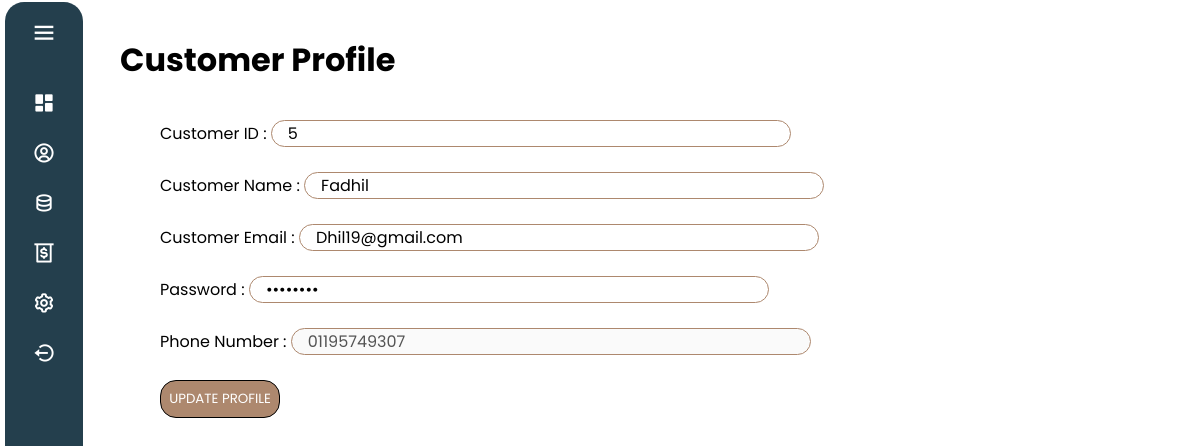
/PHP/GU_UpdateUserProfile.php (signed in), run on the app's committed database.
### tables this page shows
CREATE TABLE `Customer`(
    `Cust_ID` INT AUTO_INCREMENT,
    `Cust_Name` VARCHAR(100),
    `Cust_Password` VARCHAR(10),
    `Cust_Email` VARCHAR(50),
    `Cust_PhoneNum` VARCHAR(12),
    `Cust_Address` VARCHAR(100),
    `Cust_Poscode` VARCHAR(6),
    `Cust_State` VARCHAR(50),
    PRIMARY KEY (`Cust_ID`)
);

### PHP/GU_UpdateUserProfile.php (the view, shortened to what this page needs)
<?php
    include_once 'C:\xampp\htdocs\Foody\Database\db.php';
?>
<!DOCTYPE html>
<html lang="en">
<head>
    <link rel="stylesheet" href="CSS/updateCustProfile.css"/>
</head>
<body>
    <?php include "./GU_Navigationbar.php" ?>
    <h1>Customer Profile</h1>
    <form action="" method="post">
        <?php
            $query = "SELECT * FROM customer WHERE Cust_ID = '{$_SESSION["Cust_login"]}' ";
            $result = mysqli_query($con, $query);
            if(mysqli_num_rows($result) > 0){
                while($row = mysqli_fetch_assoc($result)){
        ?>
        <div class="updateProfile">
                <div class="inputBox">
                    <span class="details">Customer ID :</span>
                    <input type="tezt" id="Cust_ID" name="Cust_ID" value="<?php echo $row['Cust_ID'] ?>" ><br><br>
                </div>
                <div class="inputBox">
                    <span class="details">Customer Name :</span>
                    <input type="text" id="Cust_Name" name="Cust_Name" value="<?php echo $row['Cust_Name'] ?>" ><br><br>
                </div>
                <div class="inputBox">
                    <span class="details">Customer Email :</span>
                    <input type="email" id="Cust_Email" name="Cust_Email" value="<?php echo $row['Cust_Email'] ?>"><br><br>
                </div>
                <div class="inputBox">
                    <span class="details">Password :</span>
                    <input type="password" id="Cust_Password" name="Cust_Password" value="<?php echo $row['Cust_Password'] ?>"><br><br>
                </div>
                <div class="inputBox">
                    <span class="details">Phone Number :</span>
                    <input type="text" id="Cust_PhoneNum" name="Cust_PhoneNum" value="<?php echo $row['Cust_PhoneNum'] ?>" disabled required><br><br>
                </div>
        </div>
        <?php
                }
            }
        ?>
        <button type="submit" class="btn" name="Update">Update Profile</button>
    </form>
</body>
</html>

### PHP/CSS/updateCustProfile.css (style rules this page uses)
* { margin: 0; padding: 0; }
h1 { margin-left: 10%; margin-top: 3%; }
form { margin-top: 3%; }
form .updateProfile .inputBox { padding-left: 10rem; }
.updateProfile .inputBox .details { margin-bottom: 5px; }
.updateProfile .inputBox input { padding-left: 1rem; font-size: 16px; width: 50%; padding-left: 1rem; border: 1.5px solid #AD886E; border-radius: 1rem; }
button { margin-left:10rem; padding: 0.5rem; }
button { height: 100%; width: 10%; border: 1px solid black; border-radius: 1rem; color: white; background: #AD886E; text-transform: uppercase; }

### PHP/CSS/NavigationBar.css (style rules this page uses)
* { margin:0; padding:0; box-sizing: border-box; font-family: 'Poppins',sans-serif; }
body { position: relative; min-height: 100vh; width: 100%; overflow: hidden; }

### data on the page
customer: Cust_ID "5", Cust_Name "Fadhil", Cust_Email "Dhil19@gmail.com", Cust_PhoneNum "01195749307"
